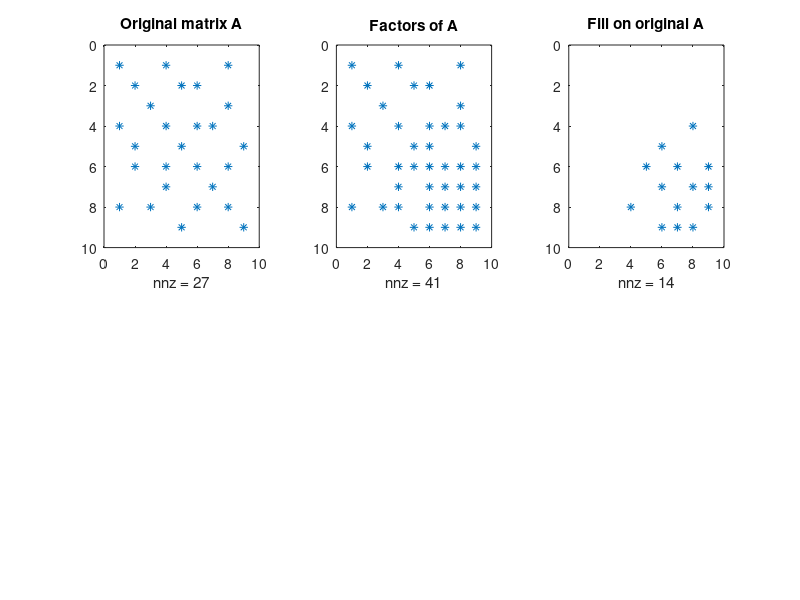

The MATLAB source for this figure:
A = [1 0 0 1 0 0 0 1 0;
     0 1 0 0 1 1 0 0 0;
     0 0 1 0 0 0 0 1 0;
     1 0 0 1 0 1 1 0 0;
     0 1 0 0 1 0 0 0 1;
     0 1 0 1 0 1 0 1 0;
     0 0 0 1 0 0 1 0 0;
     1 0 1 0 0 1 0 1 0;
     0 0 0 0 1 0 0 0 1];
 
 %norm(A - A')
 
subplot(2,3,1);
spy(A);
title('Original matrix A');

 
[count,h,parent,post,R] = symbfact(A);
ALU=R+R';
subplot(2,3,2)
spy(ALU);
title('Factors of A')
fillin=nnz(ALU)-nnz(A)

% visualisation du fill
C=spones(A);
CLU=spones(ALU);
FILL=CLU-C;
subplot(2,3,3)
spy(FILL)
title('Fill on original A')
